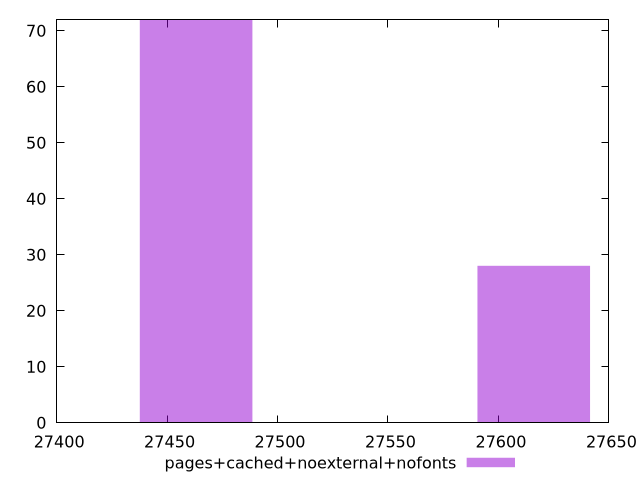

Here is the gnuplot script that generated this plot:
$_pagesCachedNoexternalNofonts <<EOF
27615.989738452045 28
27463.133706689398 72
EOF
set key outside below
set terminal pngcairo
set output "report_00005_2020-11-02T22-26-11.212Z/uses-webp-images/pages+cached+noexternal+nofonts//raw_hist.png"
set yrange [0:72]
set boxwidth 50.9520105875499
set style fill transparent solid 0.5 noborder
plot $_pagesCachedNoexternalNofonts title "pages+cached+noexternal+nofonts" with boxes ,
